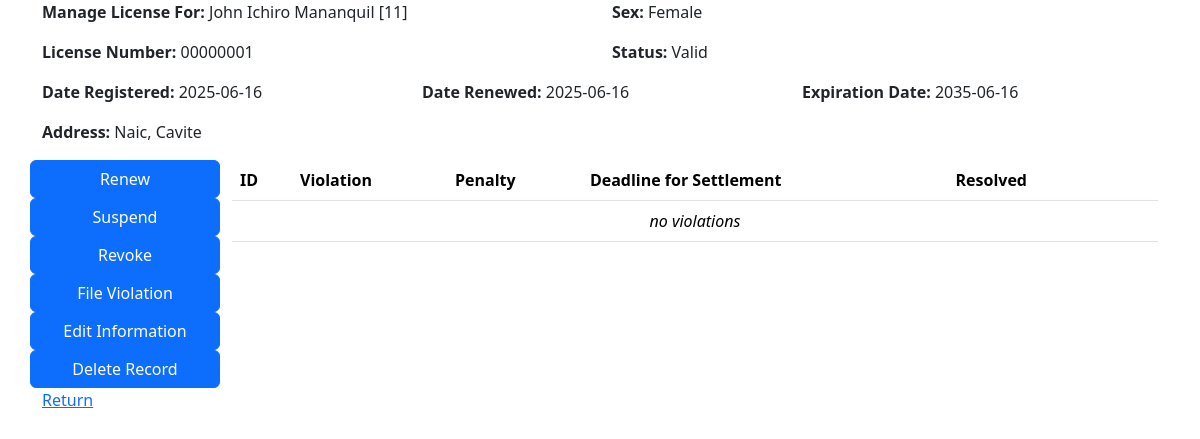
/license-actions.php?serial-number=11 (signed in), run on an earlier commit of the app's database.
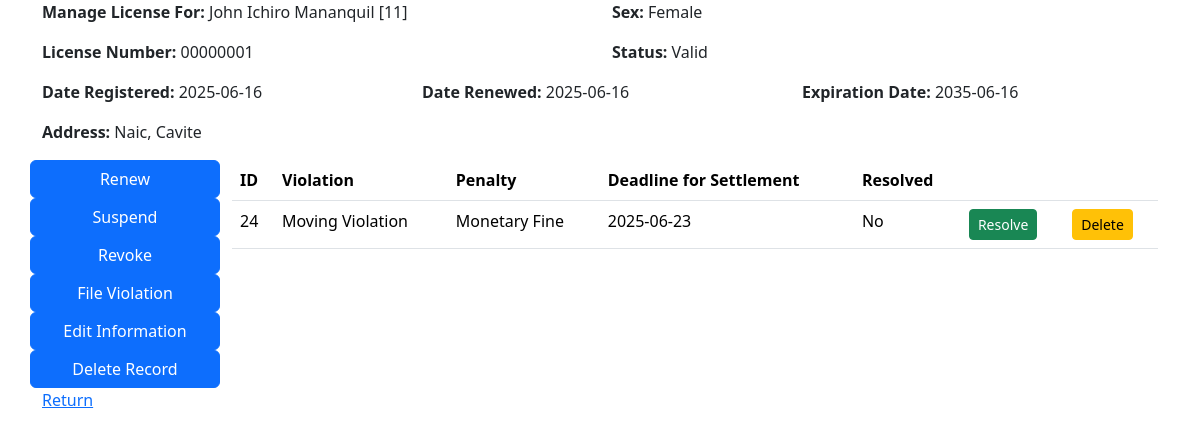
And on a later commit of the database.
### tables this page shows
CREATE TABLE `tbviolations` (
  `violationId` int(11) NOT NULL,
  `licenseSN` int(11) NOT NULL,
  `licenseNumber` varchar(8) NOT NULL,
  `violationCommitted` enum('Moving Violation','Non-moving Violation') NOT NULL,
  `penaltyAlloted` enum('Monetary Fine','License Suspension','License Revocation') NOT NULL,
  `settlementDeadline` date NOT NULL,
  `resolved` tinyint(1) NOT NULL DEFAULT 0
);

### license-actions.php (the view, shortened to what the changed rows need)
<?php
include '_functions.php';
if (!isset($_GET['serial-number'])) {
    header('Location: admin-db.php');
} else {
    if ($_GET['serial-number'] == '') {
        header('Location: admin-db.php');
    } else {
        $check = checkRegisteredLicense($_GET['serial-number']);
        if ($check !=  true)  {
            header('Location: admin-db.php');
        } else {
            $driverinfo = getLicenseInfo($_GET['serial-number']);
            $serialnum = $driverinfo[0]['serialNumber'];
        }
    }
}
?>
<!DOCTYPE html>
<html lang="en">
<head>
    <link rel="stylesheet" href="https://cdn.jsdelivr.net/npm/bootstrap@5.3.6/dist/css/bootstrap.min.css">
</head>
<body>
    <div class="container">
        <div class="row">
            <div class="col-10">
                <table class="table">
                    <tr>
                        <th>ID</th>
                        <th>Violation</th>
                        <th>Penalty</th>
                        <th>Deadline for Settlement</th>
                        <th>Resolved</th>
                        <th></th>
                        <th></th>
                    </tr>
                    <?php viewLicenseViolations($serialnum)?>
                </table>
            </div>
        </div>
    </div>
</body>
</html>

### _functions.php (shortened to what the changed rows need)
<?php
function connect() {
    $conn = new mysqli('localhost','root','','dcit55_project');
    return $conn;
}
function viewLicenseViolations($serial_number) {
    $conn = connect();
    $sql =
        "SELECT * FROM tbviolations WHERE licenseSN='$serial_number'";
    $rs = $conn->query($sql);
    if ($rs->num_rows === 0) {
        echo "
            <tr>
                <td colspan='7' style='text-align: center;'><i>no violations</td>
            </tr>
        ";
    }
    while ($row = $rs->fetch_assoc()) {
        echo "
            <tr>
                <td>" . $row['violationId'] ."</td>
                <td>" . $row['violationCommitted'] ."</td>
                <td>" . $row['penaltyAlloted'] ."</td>
                <td>" . $row['settlementDeadline'] ."</td>
                <td>" . ($row['resolved'] == 0 ? 'No' : 'Yes') ."</td>
                <td>
                    <form action='_functions.php'>
                        <input type='text' name='violation-id' value='" . $row['violationId'] ."' style='display: none;'>
                        <input tpe='text' name='serial-number' value='" . $row['licenseSN'] . "' style='display: none;'>
                        <button class='btn btn-sm btn-success' name='resolve-violation' value='true'>Resolve</button>
                    </form>
                </td>
                <td>
                    <form action='_functions.php'>
                        <input type='text' name='violation-id' value='" . $row['violationId'] ."' style='display: none;'>
                        <input tpe='text' name='serial-number' value='" . $row['licenseSN'] . "' style='display: none;'>
                        <button class='btn btn-sm btn-warning' name='delete-violation-record' value='true'>Delete</button>
                    </form>
                </td>
            </tr>
        ";
    }
}
function getLicenseInfo($serial_number) {
    $conn = connect();
    $sql =
        "SELECT *
        FROM tblicense
        WHERE serialNumber='$serial_number'";
    $rs = $conn->query($sql);
    while ($row = $rs->fetch_assoc()) {
        $info[] = $row;
    }
    return $info;
}
?>

What changed in the data, as far as the page shows it:
added tbviolations: violationId "24", violationCommitted "Moving Violation", penaltyAlloted "Monetary Fine", settlementDeadline "2025-06-23", resolved "No"
Also different on the page:
text no longer shown: "no violations"
